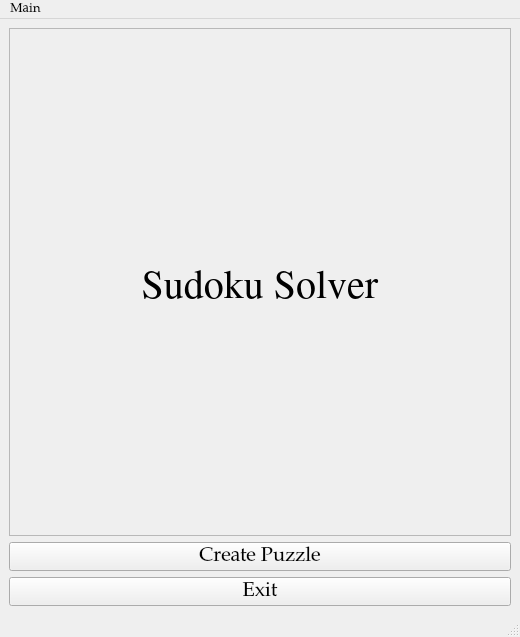
<?xml version="1.0" encoding="UTF-8"?>
<ui version="4.0">
 <class>MainWindow</class>
 <widget class="QMainWindow" name="MainWindow">
  <property name="geometry">
   <rect>
    <x>0</x>
    <y>0</y>
    <width>520</width>
    <height>637</height>
   </rect>
  </property>
  <property name="minimumSize">
   <size>
    <width>500</width>
    <height>500</height>
   </size>
  </property>
  <property name="font">
   <font>
    <family>P052</family>
   </font>
  </property>
  <property name="windowTitle">
   <string>Sudoku Solver</string>
  </property>
  <property name="windowIcon">
   <iconset theme="system-run">
    <normaloff>.</normaloff>.</iconset>
  </property>
  <property name="windowOpacity">
   <double>3.000000000000000</double>
  </property>
  <widget class="QWidget" name="centralwidget">
   <layout class="QVBoxLayout" name="verticalLayout_2">
    <item>
     <layout class="QVBoxLayout" name="verticalLayout">
      <item>
       <widget class="QLabel" name="label">
        <property name="font">
         <font>
          <family>Nimbus Roman</family>
          <pointsize>30</pointsize>
          <bold>false</bold>
         </font>
        </property>
        <property name="mouseTracking">
         <bool>true</bool>
        </property>
        <property name="layoutDirection">
         <enum>Qt::LeftToRight</enum>
        </property>
        <property name="frameShape">
         <enum>QFrame::StyledPanel</enum>
        </property>
        <property name="text">
         <string>Sudoku Solver</string>
        </property>
        <property name="textFormat">
         <enum>Qt::AutoText</enum>
        </property>
        <property name="alignment">
         <set>Qt::AlignCenter</set>
        </property>
        <property name="wordWrap">
         <bool>true</bool>
        </property>
       </widget>
      </item>
      <item>
       <widget class="QPushButton" name="pushButtonCreatePuzzle">
        <property name="font">
         <font>
          <family>P052</family>
          <pointsize>15</pointsize>
         </font>
        </property>
        <property name="layoutDirection">
         <enum>Qt::LeftToRight</enum>
        </property>
        <property name="autoFillBackground">
         <bool>false</bool>
        </property>
        <property name="locale">
         <locale language="English" country="Canada"/>
        </property>
        <property name="text">
         <string>Create Puzzle</string>
        </property>
        <property name="icon">
         <iconset theme="applications-office">
          <normaloff>.</normaloff>.</iconset>
        </property>
       </widget>
      </item>
      <item>
       <widget class="QPushButton" name="pushButtonExit">
        <property name="font">
         <font>
          <family>P052</family>
          <pointsize>15</pointsize>
         </font>
        </property>
        <property name="text">
         <string>Exit</string>
        </property>
        <property name="icon">
         <iconset theme="application-exit">
          <normaloff>.</normaloff>.</iconset>
        </property>
       </widget>
      </item>
     </layout>
    </item>
   </layout>
  </widget>
  <widget class="QMenuBar" name="menubar">
   <property name="geometry">
    <rect>
     <x>0</x>
     <y>0</y>
     <width>520</width>
     <height>24</height>
    </rect>
   </property>
   <property name="font">
    <font>
     <family>P052</family>
     <pointsize>10</pointsize>
    </font>
   </property>
   <widget class="QMenu" name="menuMain">
    <property name="font">
     <font>
      <family>P052</family>
      <pointsize>10</pointsize>
      <bold>false</bold>
     </font>
    </property>
    <property name="title">
     <string>Main</string>
    </property>
    <addaction name="actionExit"/>
    <addaction name="separator"/>
   </widget>
   <addaction name="menuMain"/>
  </widget>
  <widget class="QStatusBar" name="statusbar"/>
  <action name="actionExit">
   <property name="icon">
    <iconset theme="application-exit">
     <normaloff>.</normaloff>.</iconset>
   </property>
   <property name="text">
    <string>Exit</string>
   </property>
  </action>
 </widget>
 <resources/>
 <connections/>
</ui>
